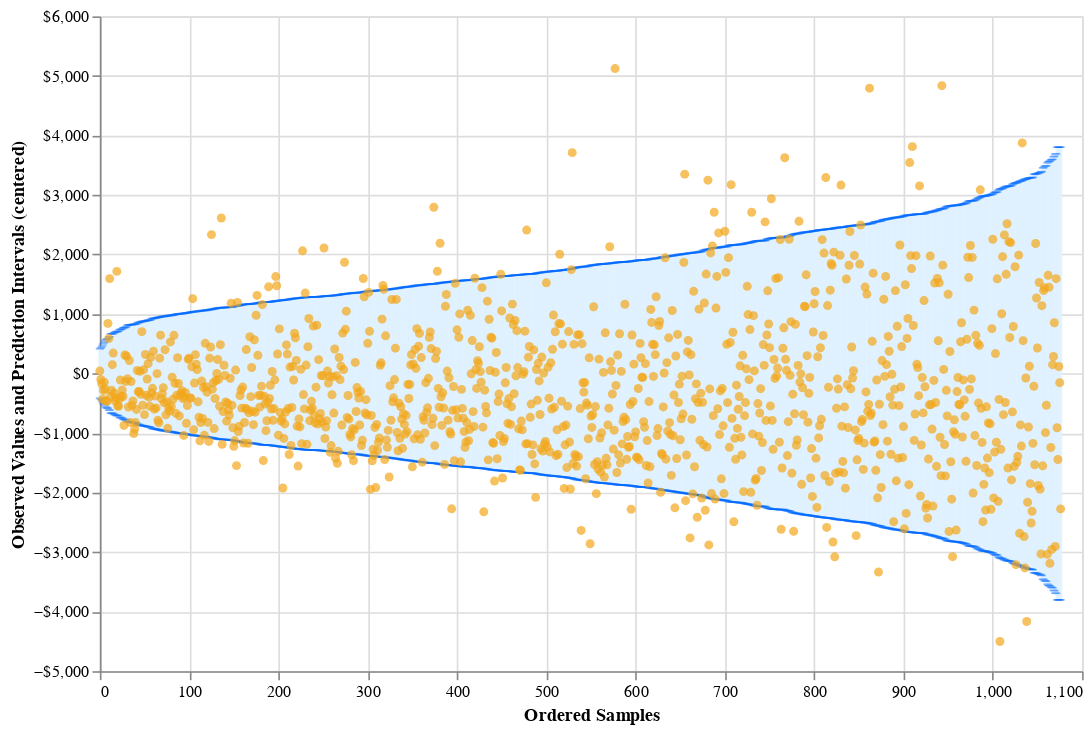

Here is the notebook cell this chart was saved with:
### Code cell
print("Prediction Intervals Plot")
chart2

### Figure 1 — Vega-Lite specification as saved in the notebook (floating-point values rounded to 4 significant figures; data arrays with more than 128 entries replaced by an {"elided": "..."} marker saying what was removed)
{"config": {"view": {"continuousWidth": 400, "continuousHeight": 300}}, "layer": [{"mark": {"type": "bar", "opacity": 0.8, "width": 2}, "encoding": {"color": {"value": "#e0f2ff"}, "tooltip": [{"field": "idx", "format": ",d", "title": "Sample Index", "type": "quantitative"}, {"field": "y_true", "format": "$,d", "title": "Actual Price (Centered)", "type": "quantitative"}, {"field": "y_pred", "format": "$,d", "title": "Predicted Price (Centered)", "type": "quantitative"}, {"field": "y_pred_low", "format": "$,d", "title": "Predicted Lower Price", "type": "quantitative"}, {"field": "y_pred_upp", "format": "$,d", "title": "Predicted Upper Price", "type": "quantitative"}, {"field": "y_pred_width", "format": "$,d", "title": "Prediction Interval Width", "type": "quantitative"}], "x": {"field": "idx", "scale": {"domain": [0, 1077], "padding": 0}, "title": "", "type": "quantitative"}, "y": {"field": "y_pred_low", "scale": {"domain": [-4501, 5122], "padding": 0}, "title": "", "type": "quantitative"}, "y2": {"field": "y_pred_upp", "title": null}}, "transform": [{"calculate": "(datum['y_pred_upp'] - datum['y_pred_low'])", "as": "y_pred_width"}]}, {"mark": {"type": "tick", "opacity": 0.4, "orient": "horizontal", "thickness": 1, "width": 5}, "encoding": {"color": {"value": "#006aff"}, "x": {"field": "idx", "title": "", "type": "quantitative"}, "y": {"field": "y_pred_low", "title": "", "type": "quantitative"}}, "transform": [{"calculate": "(datum['y_pred_upp'] - datum['y_pred_low'])", "as": "y_pred_width"}]}, {"mark": {"type": "tick", "opacity": 0.4, "orient": "horizontal", "thickness": 1, "width": 5}, "encoding": {"color": {"value": "#006aff"}, "x": {"field": "idx", "title": "", "type": "quantitative"}, "y": {"field": "y_pred_upp", "title": "", "type": "quantitative"}}, "transform": [{"calculate": "(datum['y_pred_upp'] - datum['y_pred_low'])", "as": "y_pred_width"}]}, {"mark": {"type": "circle", "size": 30}, "encoding": {"color": {"value": "#f2a619"}, "tooltip": [{"field": "idx", "format": ",d", "title": "Sample Index", "type": "quantitative"}, {"field": "y_true", "format": "$,d", "title": "Actual Price (Centered)", "type": "quantitative"}, {"field": "y_pred", "format": "$,d", "title": "Predicted Price (Centered)", "type": "quantitative"}, {"field": "y_pred_low", "format": "$,d", "title": "Predicted Lower Price", "type": "quantitative"}, {"field": "y_pred_upp", "format": "$,d", "title": "Predicted Upper Price", "type": "quantitative"}, {"field": "y_pred_width", "format": "$,d", "title": "Prediction Interval Width", "type": "quantitative"}], "x": {"axis": {"format": ",d"}, "field": "idx", "title": "Ordered Samples", "type": "quantitative"}, "y": {"axis": {"format": "$,d"}, "field": "y_true", "title": "Observed Values and Prediction Intervals (centered)", "type": "quantitative"}}, "transform": [{"calculate": "(datum['y_pred_upp'] - datum['y_pred_low'])", "as": "y_pred_width"}]}], "data": {"name": "data-109879740cfaac4b1ee916c869c491c7"}, "height": 400, "width": 600, "$schema": "https://vega.github.io/schema/vega-lite/v4.17.0.json", "datasets": {"data-109879740cfaac4b1ee916c869c491c7": {"elided": "1077 records"}}}
